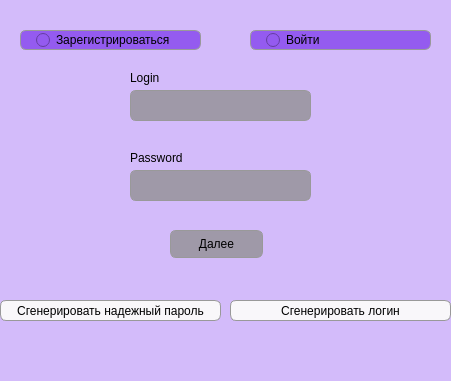
<?xml version="1.0" encoding="UTF-8"?>
<ui version="4.0">
 <class>StartWindow</class>
 <widget class="QWidget" name="StartWindow">
  <property name="geometry">
   <rect>
    <x>0</x>
    <y>0</y>
    <width>451</width>
    <height>381</height>
   </rect>
  </property>
  <property name="windowTitle">
   <string>LogIn</string>
  </property>
  <property name="styleSheet">
   <string notr="true">background: #d3bbfa</string>
  </property>
  <widget class="QWidget" name="centralwidget" native="true">
   <property name="geometry">
    <rect>
     <x>0</x>
     <y>0</y>
     <width>451</width>
     <height>381</height>
    </rect>
   </property>
   <widget class="QRadioButton" name="radioLogIn">
    <property name="geometry">
     <rect>
      <x>20</x>
      <y>30</y>
      <width>181</width>
      <height>20</height>
     </rect>
    </property>
    <property name="styleSheet">
     <string notr="true">display: flex;
align-items: center;
ustify-content: center;
cursor: bold;
padding: 0px 15px;
line-height: 34px;
border: 1px solid #999;
border-radius: 6px;
user-select: none;
background: #945bf0;
</string>
    </property>
    <property name="text">
     <string>Зарегистрироваться</string>
    </property>
    <property name="iconSize">
     <size>
      <width>20</width>
      <height>20</height>
     </size>
    </property>
   </widget>
   <widget class="QRadioButton" name="radioSignIn">
    <property name="geometry">
     <rect>
      <x>250</x>
      <y>30</y>
      <width>181</width>
      <height>20</height>
     </rect>
    </property>
    <property name="styleSheet">
     <string notr="true">display: flex;
align-items: center;
ustify-content: center;
cursor: bold;
padding: 0px 15px;
line-height: 34px;
border: 1px solid #999;
border-radius: 6px;
user-select: none;
background: #945bf0;
</string>
    </property>
    <property name="text">
     <string>Войти</string>
    </property>
   </widget>
   <widget class="QLineEdit" name="loginLine">
    <property name="geometry">
     <rect>
      <x>130</x>
      <y>90</y>
      <width>181</width>
      <height>31</height>
     </rect>
    </property>
    <property name="styleSheet">
     <string notr="true">display: inline-block;
cursor: pointer;
padding: 0px 15px;
line-height: 34px;
border: 1px solid #999;
border-radius: 6px;
user-select: none;
background: #9f99a8</string>
    </property>
   </widget>
   <widget class="QLabel" name="loginLabel">
    <property name="geometry">
     <rect>
      <x>130</x>
      <y>70</y>
      <width>55</width>
      <height>16</height>
     </rect>
    </property>
    <property name="text">
     <string>Login</string>
    </property>
   </widget>
   <widget class="QLineEdit" name="PasswordLine">
    <property name="geometry">
     <rect>
      <x>130</x>
      <y>170</y>
      <width>181</width>
      <height>31</height>
     </rect>
    </property>
    <property name="styleSheet">
     <string notr="true">display: inline-block;
cursor: pointer;
padding: 0px 15px;
line-height: 34px;
border: 1px solid #999;
border-radius: 6px;
user-select: none;
background: #9f99a8</string>
    </property>
    <property name="text">
     <string/>
    </property>
   </widget>
   <widget class="QLabel" name="passwordLabel">
    <property name="geometry">
     <rect>
      <x>130</x>
      <y>150</y>
      <width>55</width>
      <height>16</height>
     </rect>
    </property>
    <property name="text">
     <string>Password</string>
    </property>
   </widget>
   <widget class="QPushButton" name="nextButton">
    <property name="geometry">
     <rect>
      <x>170</x>
      <y>230</y>
      <width>93</width>
      <height>28</height>
     </rect>
    </property>
    <property name="styleSheet">
     <string notr="true">display: inline-block;
cursor: pointer;
padding: 0px 15px;
line-height: 34px;
border: 1px solid #999;
border-radius: 6px;
user-select: none;
background: #9f99a8</string>
    </property>
    <property name="text">
     <string>Далее</string>
    </property>
   </widget>
   <widget class="QPushButton" name="passwordGeneration">
    <property name="geometry">
     <rect>
      <x>0</x>
      <y>300</y>
      <width>221</width>
      <height>21</height>
     </rect>
    </property>
    <property name="styleSheet">
     <string notr="true">display: inline-block;
cursor: pointer;
padding: 0px 10px;
line-height: 34px;
border: 1px solid #999;
border-radius: 6px;
user-select: none;
background: #f9f7fa
</string>
    </property>
    <property name="text">
     <string>Сгенерировать надежный пароль</string>
    </property>
   </widget>
   <widget class="QPushButton" name="loginGeneration">
    <property name="geometry">
     <rect>
      <x>230</x>
      <y>300</y>
      <width>221</width>
      <height>21</height>
     </rect>
    </property>
    <property name="styleSheet">
     <string notr="true">display: inline-block;
cursor: pointer;
padding: 0px 10px;
line-height: 34px;
border: 1px solid #999;
border-radius: 6px;
user-select: none;
background: #f9f7fa
</string>
    </property>
    <property name="text">
     <string>Сгенерировать логин</string>
    </property>
   </widget>
   <widget class="QLabel" name="labelstatus">
    <property name="geometry">
     <rect>
      <x>10</x>
      <y>340</y>
      <width>431</width>
      <height>20</height>
     </rect>
    </property>
    <property name="text">
     <string/>
    </property>
   </widget>
  </widget>
  <widget class="QMenuBar" name="menubar">
   <property name="geometry">
    <rect>
     <x>0</x>
     <y>0</y>
     <width>451</width>
     <height>26</height>
    </rect>
   </property>
  </widget>
  <widget class="QStatusBar" name="statusbar">
   <property name="geometry">
    <rect>
     <x>0</x>
     <y>0</y>
     <width>3</width>
     <height>21</height>
    </rect>
   </property>
  </widget>
 </widget>
 <resources/>
 <connections/>
</ui>
